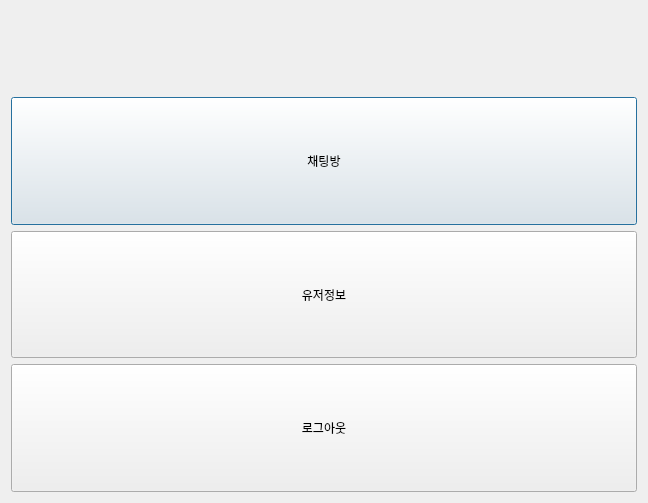
<?xml version="1.0" encoding="UTF-8"?>
<ui version="4.0">
 <class>dialog_menu</class>
 <widget class="QDialog" name="dialog_menu">
  <property name="geometry">
   <rect>
    <x>0</x>
    <y>0</y>
    <width>648</width>
    <height>503</height>
   </rect>
  </property>
  <property name="windowTitle">
   <string>Dialog</string>
  </property>
  <layout class="QVBoxLayout" name="verticalLayout">
   <item>
    <widget class="QLabel" name="label">
     <property name="maximumSize">
      <size>
       <width>16777215</width>
       <height>80</height>
      </size>
     </property>
     <property name="text">
      <string/>
     </property>
     <property name="alignment">
      <set>Qt::AlignCenter</set>
     </property>
    </widget>
   </item>
   <item>
    <layout class="QVBoxLayout" name="verticalLayout_2">
     <item>
      <widget class="QPushButton" name="pushButton">
       <property name="sizePolicy">
        <sizepolicy hsizetype="Minimum" vsizetype="Preferred">
         <horstretch>0</horstretch>
         <verstretch>0</verstretch>
        </sizepolicy>
       </property>
       <property name="text">
        <string>채팅방</string>
       </property>
      </widget>
     </item>
     <item>
      <widget class="QPushButton" name="pushButton_2">
       <property name="sizePolicy">
        <sizepolicy hsizetype="Minimum" vsizetype="Preferred">
         <horstretch>0</horstretch>
         <verstretch>0</verstretch>
        </sizepolicy>
       </property>
       <property name="text">
        <string>유저정보</string>
       </property>
      </widget>
     </item>
     <item>
      <widget class="QPushButton" name="pushButton_3">
       <property name="sizePolicy">
        <sizepolicy hsizetype="Minimum" vsizetype="Preferred">
         <horstretch>0</horstretch>
         <verstretch>0</verstretch>
        </sizepolicy>
       </property>
       <property name="text">
        <string>로그아웃</string>
       </property>
      </widget>
     </item>
    </layout>
   </item>
  </layout>
 </widget>
 <resources/>
 <connections/>
</ui>
